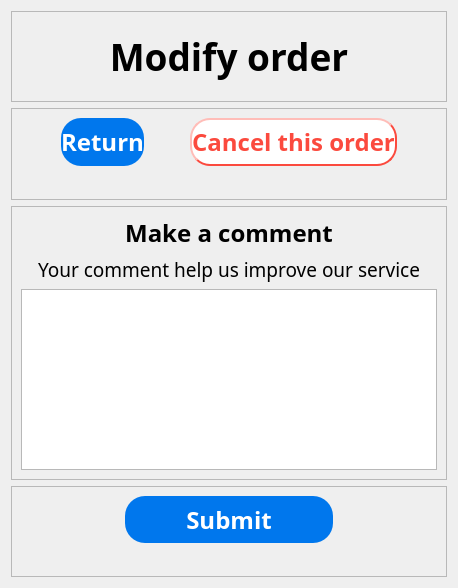
           <widget class="QWidget" name="modify_order">
            <layout class="QVBoxLayout" name="verticalLayout_26">
             <item>
              <layout class="QVBoxLayout" name="verticalLayout_25" stretch="1,1,3,1">
               <item>
                <widget class="QFrame" name="frame_40">
                 <property name="frameShape">
                  <enum>QFrame::StyledPanel</enum>
                 </property>
                 <property name="frameShadow">
                  <enum>QFrame::Raised</enum>
                 </property>
                 <layout class="QGridLayout" name="gridLayout_80">
                  <item row="0" column="0">
                   <layout class="QGridLayout" name="gridLayout_79">
                    <item row="0" column="0">
                     <widget class="QLabel" name="label_38">
                      <property name="font">
                       <font>
                        <family>Bahnschrift SemiBold</family>
                        <pointsize>28</pointsize>
                        <weight>75</weight>
                        <bold>true</bold>
                       </font>
                      </property>
                      <property name="text">
                       <string>Modify order</string>
                      </property>
                      <property name="alignment">
                       <set>Qt::AlignCenter</set>
                      </property>
                     </widget>
                    </item>
                   </layout>
                  </item>
                 </layout>
                </widget>
               </item>
               <item>
                <widget class="QFrame" name="frame_39">
                 <property name="frameShape">
                  <enum>QFrame::StyledPanel</enum>
                 </property>
                 <property name="frameShadow">
                  <enum>QFrame::Raised</enum>
                 </property>
                 <layout class="QGridLayout" name="gridLayout_82">
                  <item row="0" column="0">
                   <layout class="QGridLayout" name="gridLayout_81" rowstretch="2,1" columnstretch="2,4,2,4,2">
                    <item row="0" column="0">
                     <spacer name="horizontalSpacer_52">
                      <property name="orientation">
                       <enum>Qt::Horizontal</enum>
                      </property>
                      <property name="sizeHint" stdset="0">
                       <size>
                        <width>40</width>
                        <height>20</height>
                       </size>
                      </property>
                     </spacer>
                    </item>
                    <item row="0" column="4">
                     <spacer name="horizontalSpacer_54">
                      <property name="orientation">
                       <enum>Qt::Horizontal</enum>
                      </property>
                      <property name="sizeHint" stdset="0">
                       <size>
                        <width>40</width>
                        <height>20</height>
                       </size>
                      </property>
                     </spacer>
                    </item>
                    <item row="0" column="2">
                     <spacer name="horizontalSpacer_53">
                      <property name="orientation">
                       <enum>Qt::Horizontal</enum>
                      </property>
                      <property name="sizeHint" stdset="0">
                       <size>
                        <width>40</width>
                        <height>20</height>
                       </size>
                      </property>
                     </spacer>
                    </item>
                    <item row="0" column="1">
                     <widget class="QPushButton" name="to_personal_homepage_2">
                      <property name="sizePolicy">
                       <sizepolicy hsizetype="Minimum" vsizetype="Expanding">
                        <horstretch>0</horstretch>
                        <verstretch>0</verstretch>
                       </sizepolicy>
                      </property>
                      <property name="font">
                       <font>
                        <family>Bahnschrift SemiBold</family>
                        <pointsize>18</pointsize>
                        <weight>75</weight>
                        <bold>true</bold>
                       </font>
                      </property>
                      <property name="styleSheet">
                       <string notr="true">QPushButton{background-color: rgb(0, 119, 237); border-radius:20px; color:rgb(255,255,255);}</string>
                      </property>
                      <property name="text">
                       <string>Return</string>
                      </property>
                     </widget>
                    </item>
                    <item row="0" column="3">
                     <widget class="QPushButton" name="cancel_order">
                      <property name="sizePolicy">
                       <sizepolicy hsizetype="Minimum" vsizetype="Expanding">
                        <horstretch>0</horstretch>
                        <verstretch>0</verstretch>
                       </sizepolicy>
                      </property>
                      <property name="font">
                       <font>
                        <family>Bahnschrift SemiBold</family>
                        <pointsize>18</pointsize>
                        <weight>75</weight>
                        <bold>true</bold>
                       </font>
                      </property>
                      <property name="styleSheet">
                       <string notr="true">QPushButton{background-color: rgb(255,255,255); border-radius:20px; color:rgb(251, 74, 62);border-width:2px;border-color:rgb(251, 74, 62);border-style:outset;}</string>
                      </property>
                      <property name="text">
                       <string>Cancel this order</string>
                      </property>
                     </widget>
                    </item>
                    <item row="1" column="1">
                     <spacer name="verticalSpacer_32">
                      <property name="orientation">
                       <enum>Qt::Vertical</enum>
                      </property>
                      <property name="sizeHint" stdset="0">
                       <size>
                        <width>20</width>
                        <height>40</height>
                       </size>
                      </property>
                     </spacer>
                    </item>
                   </layout>
                  </item>
                 </layout>
                </widget>
               </item>
               <item>
                <widget class="QFrame" name="frame_38">
                 <property name="frameShape">
                  <enum>QFrame::StyledPanel</enum>
                 </property>
                 <property name="frameShadow">
                  <enum>QFrame::Raised</enum>
                 </property>
                 <layout class="QGridLayout" name="gridLayout_84">
                  <item row="0" column="0">
                   <layout class="QGridLayout" name="gridLayout_83">
                    <item row="2" column="0">
                     <widget class="QTextEdit" name="comment_in">
                      <property name="font">
                       <font>
                        <family>Bahnschrift SemiBold</family>
                        <pointsize>18</pointsize>
                        <weight>75</weight>
                        <bold>true</bold>
                       </font>
                      </property>
                     </widget>
                    </item>
                    <item row="0" column="0">
                     <widget class="QLabel" name="label_39">
                      <property name="font">
                       <font>
                        <family>Bahnschrift SemiBold</family>
                        <pointsize>18</pointsize>
                        <weight>75</weight>
                        <bold>true</bold>
                       </font>
                      </property>
                      <property name="text">
                       <string>Make a comment</string>
                      </property>
                      <property name="alignment">
                       <set>Qt::AlignCenter</set>
                      </property>
                     </widget>
                    </item>
                    <item row="1" column="0">
                     <widget class="QLabel" name="label_40">
                      <property name="sizePolicy">
                       <sizepolicy hsizetype="Preferred" vsizetype="Fixed">
                        <horstretch>0</horstretch>
                        <verstretch>0</verstretch>
                       </sizepolicy>
                      </property>
                      <property name="font">
                       <font>
                        <family>Bahnschrift Light</family>
                        <pointsize>14</pointsize>
                       </font>
                      </property>
                      <property name="text">
                       <string>Your comment help us improve our service</string>
                      </property>
                      <property name="alignment">
                       <set>Qt::AlignCenter</set>
                      </property>
                     </widget>
                    </item>
                   </layout>
                  </item>
                 </layout>
                </widget>
               </item>
               <item>
                <widget class="QFrame" name="frame_41">
                 <property name="frameShape">
                  <enum>QFrame::StyledPanel</enum>
                 </property>
                 <property name="frameShadow">
                  <enum>QFrame::Raised</enum>
                 </property>
                 <layout class="QGridLayout" name="gridLayout_86">
                  <item row="0" column="0">
                   <layout class="QGridLayout" name="gridLayout_85" rowstretch="2,1" columnstretch="1,2,1">
                    <item row="0" column="1">
                     <widget class="QPushButton" name="submit_comment">
                      <property name="sizePolicy">
                       <sizepolicy hsizetype="Minimum" vsizetype="Expanding">
                        <horstretch>0</horstretch>
                        <verstretch>0</verstretch>
                       </sizepolicy>
                      </property>
                      <property name="font">
                       <font>
                        <family>Bahnschrift SemiBold</family>
                        <pointsize>18</pointsize>
                        <weight>75</weight>
                        <bold>true</bold>
                       </font>
                      </property>
                      <property name="styleSheet">
                       <string notr="true">QPushButton{background-color: rgb(0, 119, 237); border-radius:20px; color:rgb(255,255,255);}</string>
                      </property>
                      <property name="text">
                       <string>Submit</string>
                      </property>
                     </widget>
                    </item>
                    <item row="0" column="0">
                     <spacer name="horizontalSpacer_55">
                      <property name="orientation">
                       <enum>Qt::Horizontal</enum>
                      </property>
                      <property name="sizeHint" stdset="0">
                       <size>
                        <width>40</width>
                        <height>20</height>
                       </size>
                      </property>
                     </spacer>
                    </item>
                    <item row="0" column="2">
                     <spacer name="horizontalSpacer_56">
                      <property name="orientation">
                       <enum>Qt::Horizontal</enum>
                      </property>
                      <property name="sizeHint" stdset="0">
                       <size>
                        <width>40</width>
                        <height>20</height>
                       </size>
                      </property>
                     </spacer>
                    </item>
                    <item row="1" column="1">
                     <spacer name="verticalSpacer_33">
                      <property name="orientation">
                       <enum>Qt::Vertical</enum>
                      </property>
                      <property name="sizeHint" stdset="0">
                       <size>
                        <width>20</width>
                        <height>40</height>
                       </size>
                      </property>
                     </spacer>
                    </item>
                   </layout>
                  </item>
                 </layout>
                </widget>
               </item>
              </layout>
             </item>
            </layout>
           </widget>
